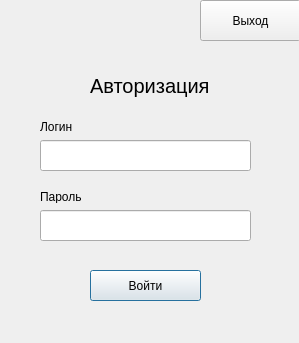
<?xml version="1.0" encoding="UTF-8"?>
<ui version="4.0">
 <class>AuthDialog</class>
 <widget class="QDialog" name="AuthDialog">
  <property name="geometry">
   <rect>
    <x>0</x>
    <y>0</y>
    <width>299</width>
    <height>343</height>
   </rect>
  </property>
  <property name="windowTitle">
   <string>Dialog</string>
  </property>
  <widget class="QLineEdit" name="lineEdit">
   <property name="geometry">
    <rect>
     <x>40</x>
     <y>140</y>
     <width>211</width>
     <height>31</height>
    </rect>
   </property>
  </widget>
  <widget class="QLineEdit" name="lineEdit_2">
   <property name="geometry">
    <rect>
     <x>40</x>
     <y>210</y>
     <width>211</width>
     <height>31</height>
    </rect>
   </property>
  </widget>
  <widget class="QPushButton" name="authButton">
   <property name="geometry">
    <rect>
     <x>90</x>
     <y>270</y>
     <width>111</width>
     <height>31</height>
    </rect>
   </property>
   <property name="text">
    <string>Войти</string>
   </property>
  </widget>
  <widget class="QLabel" name="label">
   <property name="geometry">
    <rect>
     <x>90</x>
     <y>60</y>
     <width>121</width>
     <height>51</height>
    </rect>
   </property>
   <property name="styleSheet">
    <string notr="true">font-size: 20px;</string>
   </property>
   <property name="text">
    <string>Авторизация</string>
   </property>
  </widget>
  <widget class="QPushButton" name="exitButton">
   <property name="geometry">
    <rect>
     <x>200</x>
     <y>0</y>
     <width>101</width>
     <height>41</height>
    </rect>
   </property>
   <property name="text">
    <string>Выход</string>
   </property>
  </widget>
  <widget class="QLabel" name="label_2">
   <property name="geometry">
    <rect>
     <x>40</x>
     <y>120</y>
     <width>47</width>
     <height>13</height>
    </rect>
   </property>
   <property name="text">
    <string>Логин</string>
   </property>
  </widget>
  <widget class="QLabel" name="label_3">
   <property name="geometry">
    <rect>
     <x>40</x>
     <y>190</y>
     <width>47</width>
     <height>13</height>
    </rect>
   </property>
   <property name="text">
    <string>Пароль</string>
   </property>
  </widget>
 </widget>
 <resources/>
 <connections/>
</ui>
